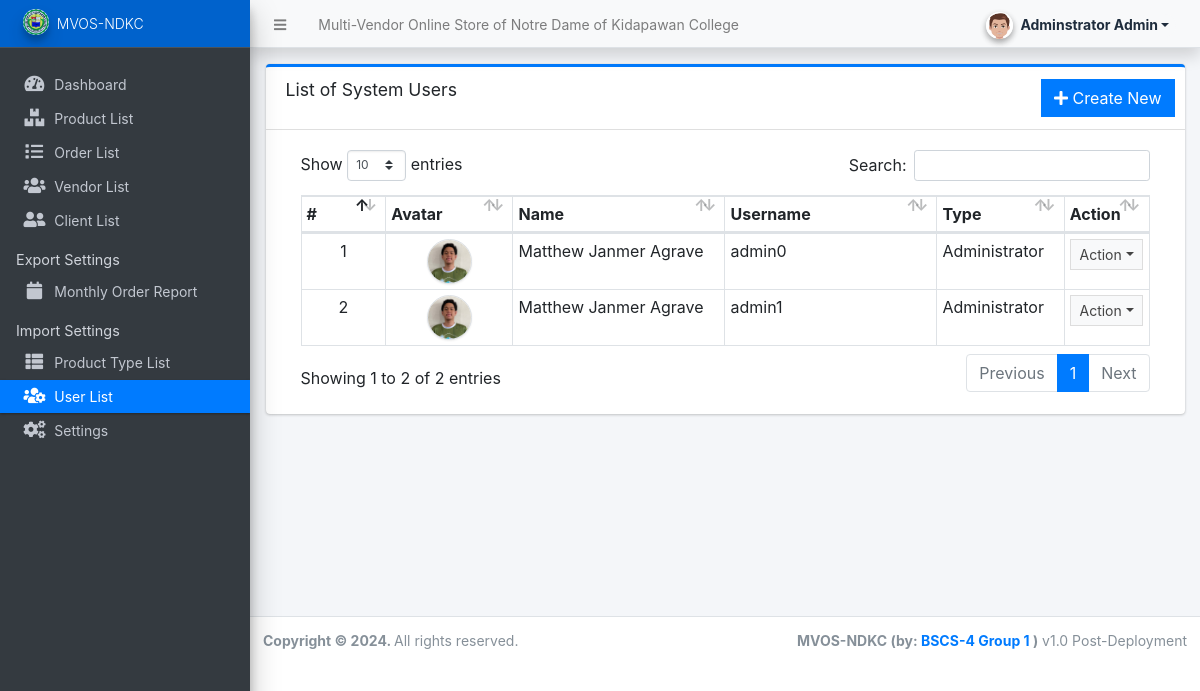
Page /admin/?page=user/list (signed in) on the committed database.
### tables this page shows
CREATE TABLE `users` (
  `id` int(50) NOT NULL,
  `firstname` varchar(250) NOT NULL,
  `lastname` varchar(250) NOT NULL,
  `username` text NOT NULL,
  `password` text NOT NULL,
  `avatar` text DEFAULT NULL,
  `last_login` datetime DEFAULT NULL,
  `type` tinyint(1) NOT NULL DEFAULT 0,
  `date_added` datetime NOT NULL DEFAULT current_timestamp(),
  `date_updated` datetime DEFAULT NULL ON UPDATE current_timestamp()
);

### classes/DBConnection.php (called while the page is built, shortened)
<?php
class DBConnection{
    private $host = DB_SERVER;
    private $username = DB_USERNAME;
    private $password = DB_PASSWORD;
    private $database = DB_NAME;
    public $conn;
    public function __construct(){
        if (!isset($this->conn)) {
            $this->conn = new mysqli($this->host, $this->username, $this->password, $this->database);
        }
    }
}
?>

### classes/SystemSettings.php (called while the page is built, shortened)
<?php
class SystemSettings extends DBConnection{
	function userdata($field = ''){
		if(!empty($field)){
			if(isset($_SESSION['userdata'][$field]))
				return $_SESSION['userdata'][$field];
			else
				return null;
		}else{
			return false;
		}
	}
}
$_settings = new SystemSettings();
?>

### config.php (called while the page is built, shortened)
<?php
require_once('classes/DBConnection.php');
require_once('classes/SystemSettings.php');
function validate_image($file){
    $file = explode("?",$file)[0];
	if(!empty($file)){
		if(is_file(base_app.$file)){
			return base_url.$file;
		}else{
			return base_url.'dist/img/no-image-available.png';
		}
	}else{
		return base_url.'dist/img/no-image-available.png';
	}
}
?>

### admin/user/list.php (the view, shortened to what this page needs)
<div class="card card-outline card-primary">
	<div class="card-header">
		<h3 class="card-title">List of System Users</h3>
		<div class="card-tools">
			<a href="?page=user/manage_user" class="btn btn-flat btn-primary"><span class="fas fa-plus"></span>  Create New</a>
		</div>
	</div>
	<div class="card-body">
		<div class="container-fluid">
        <div class="container-fluid">
			<table class="table table-bordered table-stripped">
				<colgroup>
					<col width="10%">
					<col width="15%">
					<col width="25%">
					<col width="25%">
					<col width="15%">
					<col width="10%">
				</colgroup>
				<thead>
					<tr>
						<th>#</th>
						<th>Avatar</th>
						<th>Name</th>
						<th>Username</th>
						<th>Type</th>
						<th>Action</th>
					</tr>
				</thead>
				<tbody>
					<?php
					$i = 1;
						$qry = $conn->query("SELECT *,concat(firstname,' ',lastname) as name from `users` where id != '1' and id != '{$_settings->userdata('id')}' and `type` != 3 order by concat(firstname,' ',lastname) asc ");
						while($row = $qry->fetch_assoc()):
					?>
						<tr>
							<td class="text-center"><?php echo $i++; ?></td>
							<td class="text-center"><img src="<?php echo validate_image($row['avatar']) ?>" class="img-avatar img-thumbnail p-0 border-2" alt="user_avatar"></td>
							<td><?php echo ucwords($row['name']) ?></td>
							<td ><p class="m-0 truncate-1"><?php echo $row['username'] ?></p></td>
							<td><?php echo ($row['type'] == 1) ? 'Administrator' : 'Staff' ?></td>
							<td align="center">
								 <button type="button" class="btn btn-flat btn-default btn-sm dropdown-toggle dropdown-icon" data-toggle="dropdown">
				                  		Action
				                  </button>
							</td>
						</tr>
					<?php endwhile; ?>
				</tbody>
			</table>
		</div>
		</div>
	</div>
</div>

### admin/user/list.php (style rules this page uses)
.img-avatar { width:45px; height:45px; object-fit:cover; object-position:center center; border-radius:100%; }

### rows in the picture
users: name "Matthew Janmer Agrave", username "admin0", type "Administrator"
users: name "Matthew Janmer Agrave", username "admin1", type "Administrator"

### other values in the picture
$_settings->info('name') "Multi-Vendor Online Store of Notre Dame of Kidapawan College"
$_settings->userdata('firstname').' '.$_settings->userdata('lastname') "Adminstrator Admin"
$_settings->info('short_name') "MVOS-NDKC"
